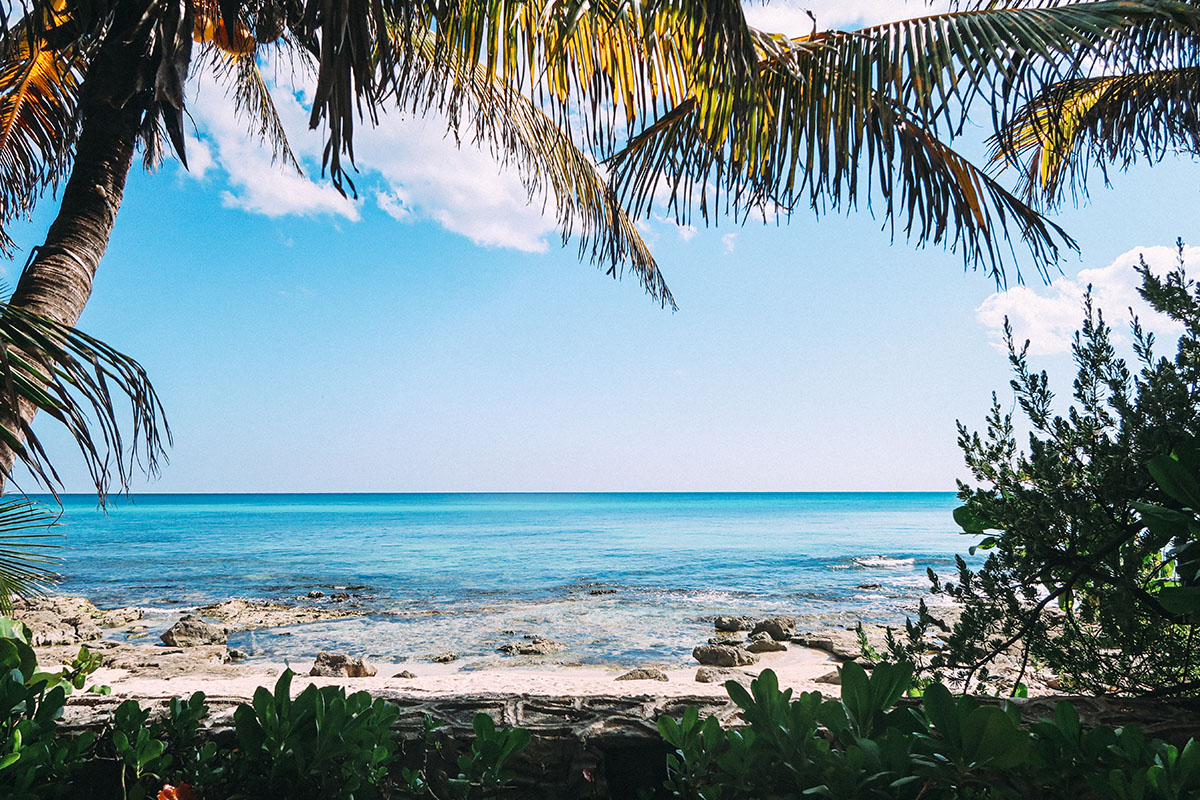
#> input picture M6 - Computer Vision/CV_projects/img/beach.jpg, 1200 x 800 px
$ python -i new_sketcher.py   (imports and definitions only)
#> lines starting #> are read from the running program, lines starting #| are printed output that depends on the picture
import cv2
import matplotlib.pyplot as plt

# [1 line not run here, left out]


def imshow(img):
    plt.figure(figsize=(10, 7))
    plt.imshow(cv2.cvtColor(img, cv2.COLOR_BGR2RGB), cmap="gray")
    plt.show()


def sketch(image):
    gray = cv2.cvtColor(image, cv2.COLOR_RGB2GRAY)
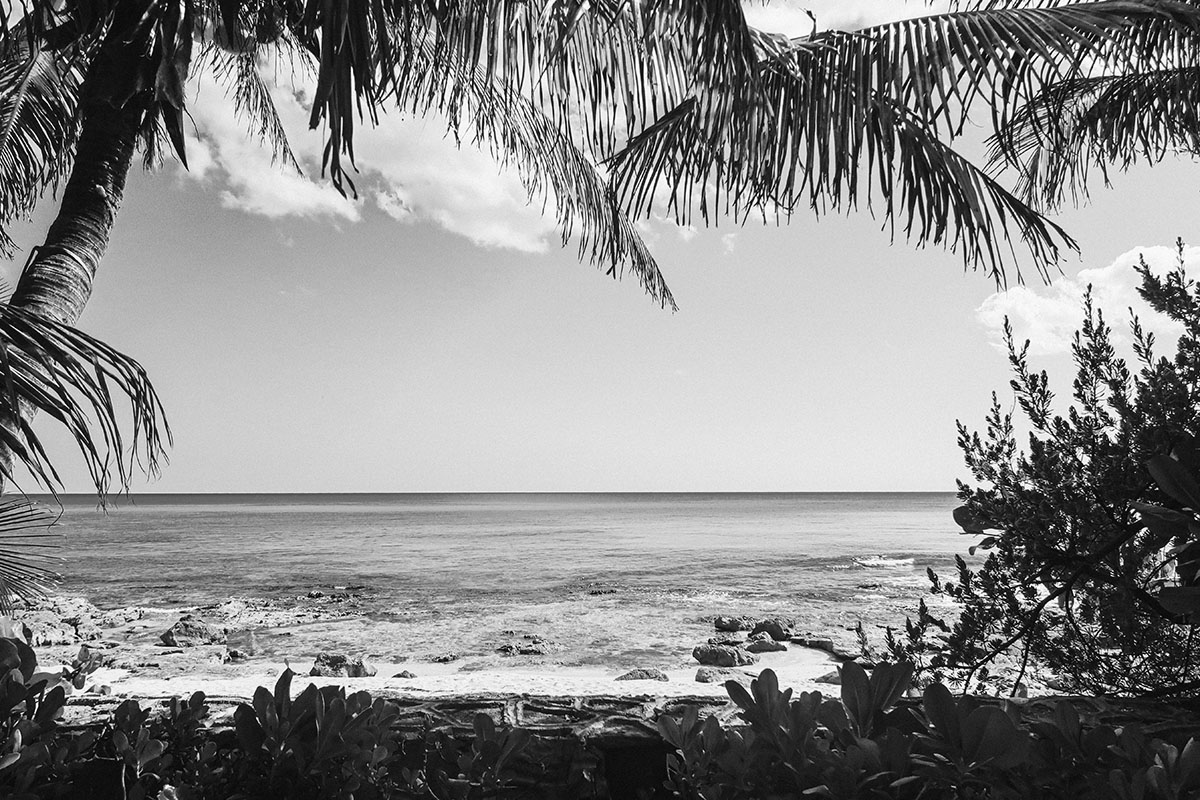
#> gray: shape (800, 1200); min 0, max 255, mean 138.6
    g_blur = cv2.GaussianBlur(gray, (7, 7), 0)
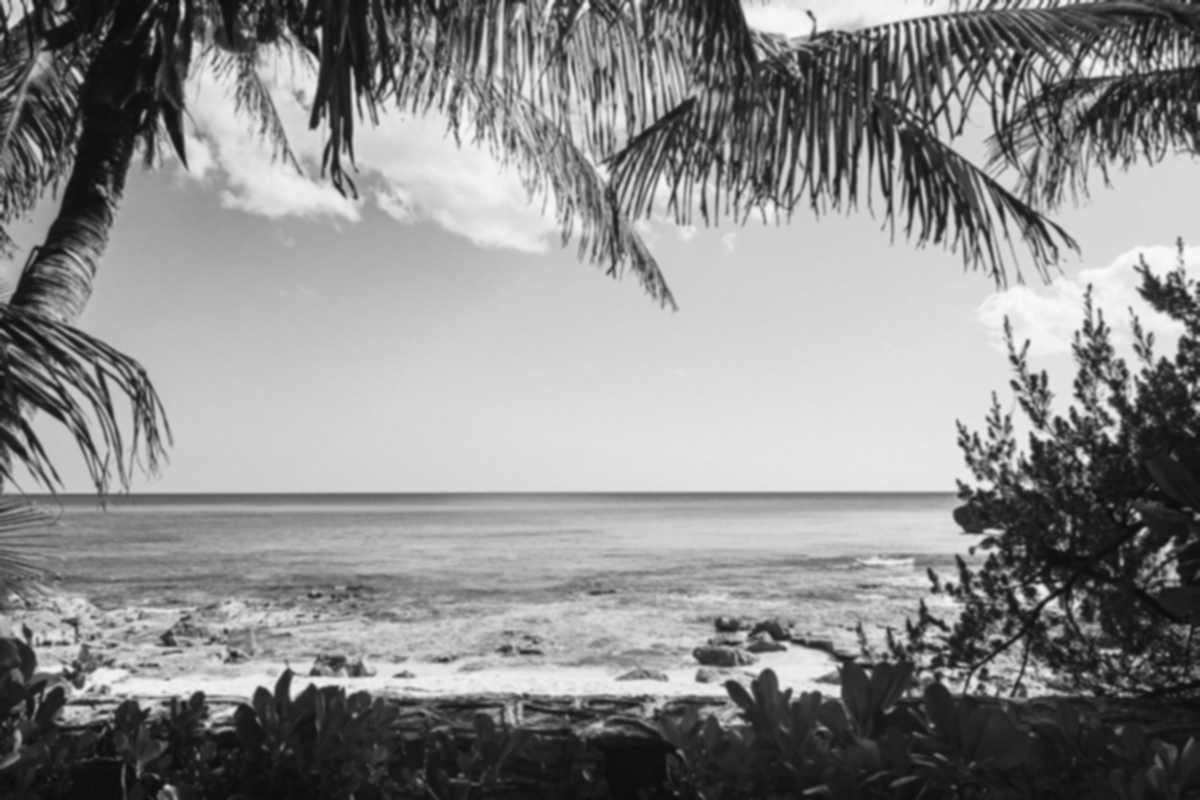
#> g_blur: shape (800, 1200); min 12, max 248, mean 138.6
    # _, thres_img = cv2.threshold(g_blur, 128, 255, cv2.THRESH_BINARY)
    edges = cv2.Canny(g_blur, 1, 80)
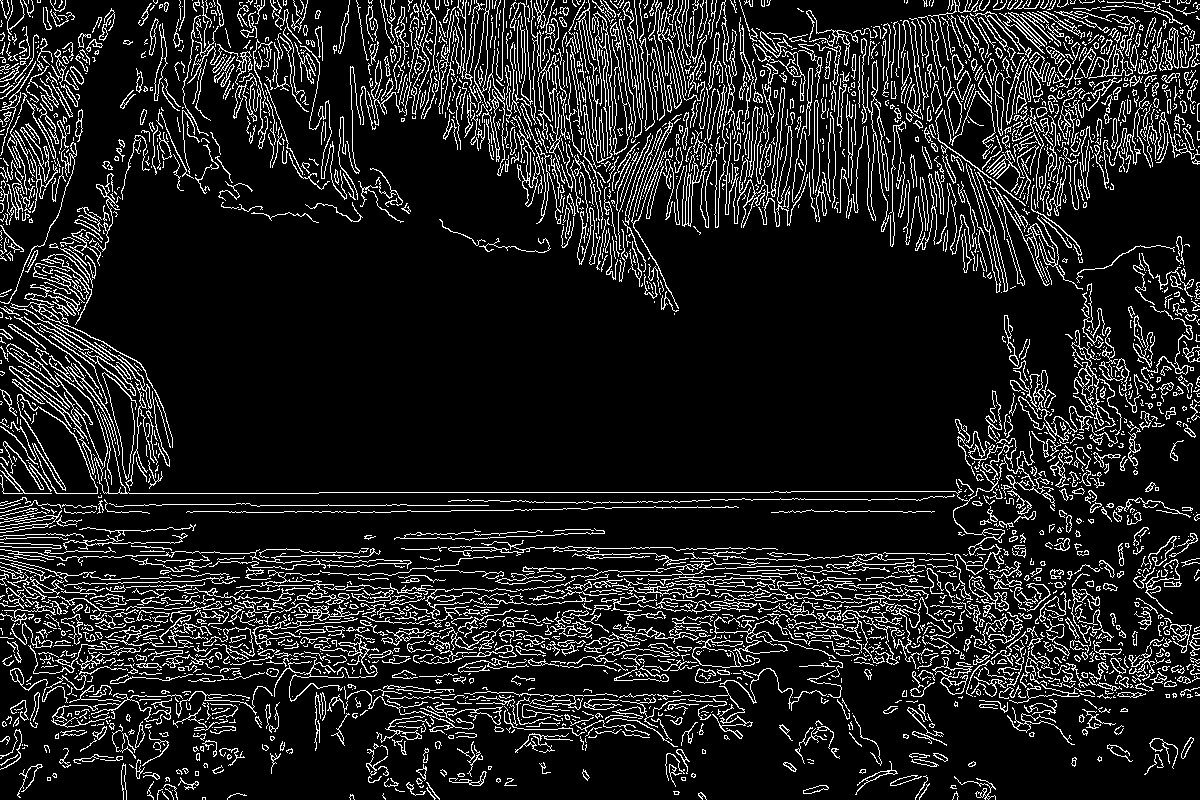
#> edges: shape (800, 1200); 12.8% white in thin lines or dots
    _, edges_inv = cv2.threshold(edges, 150, 255, cv2.THRESH_BINARY_INV)
#> edges_inv: shape (800, 1200); 87.2% white; black in thin lines or dots
    return edges_inv


# imshow(sketch(img))


# [1 line not run here, left out]


# imshow(gray)
# imshow(thres_img)
# plt.show()

>>> import cv2
>>> picture = cv2.cvtColor(cv2.imread('img/beach.jpg'), cv2.COLOR_BGR2RGB)
>>> result = sketch(picture)

$ run again, on M6 - Computer Vision/CV_projects/img/1.jpg
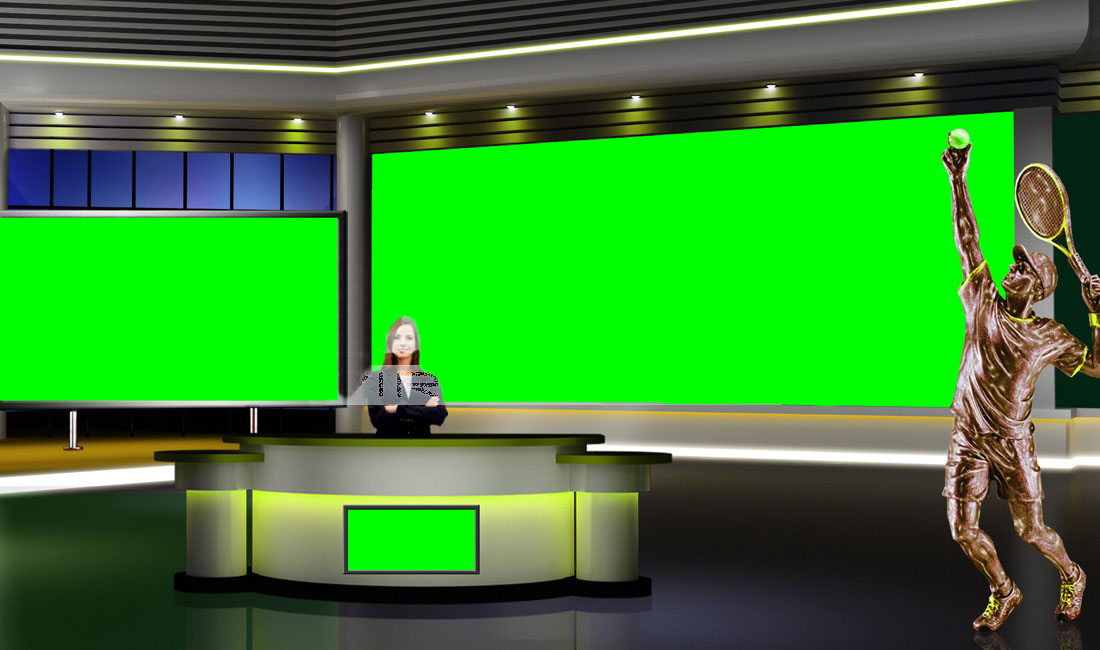
#> input picture M6 - Computer Vision/CV_projects/img/1.jpg, 1100 x 650 px
#> in sketch, `gray = cv2.cvtColor(image, cv2.COLOR_RGB2GRAY)`:
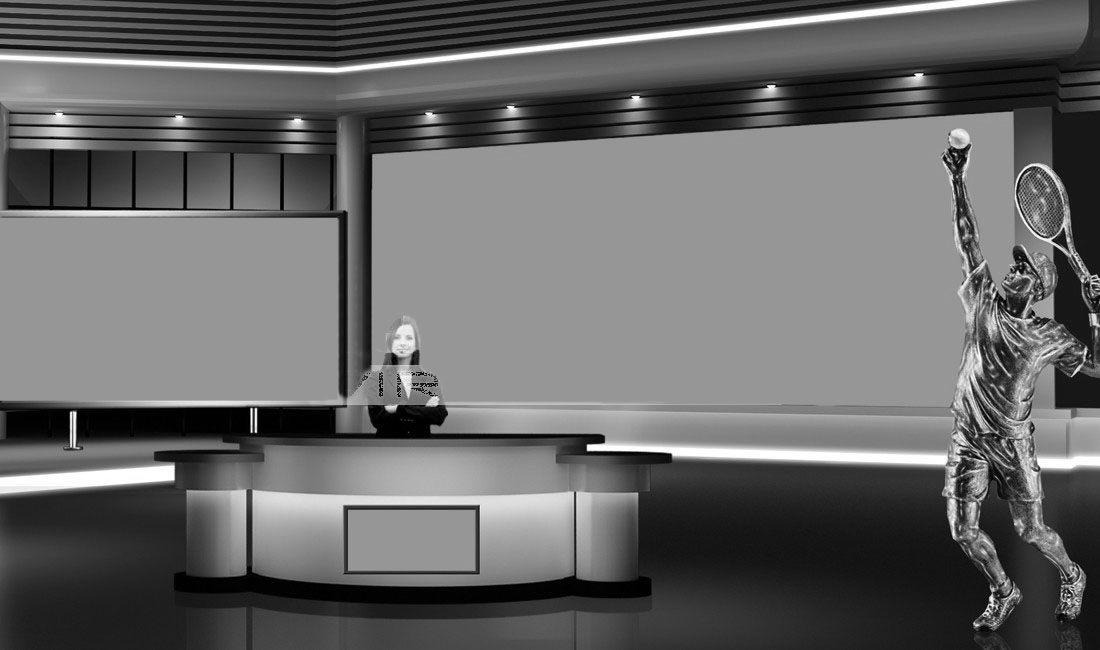
#> gray: shape (650, 1100); min 0, max 255, mean 102.7
#> in sketch, `edges = cv2.Canny(g_blur, 1, 80)`:
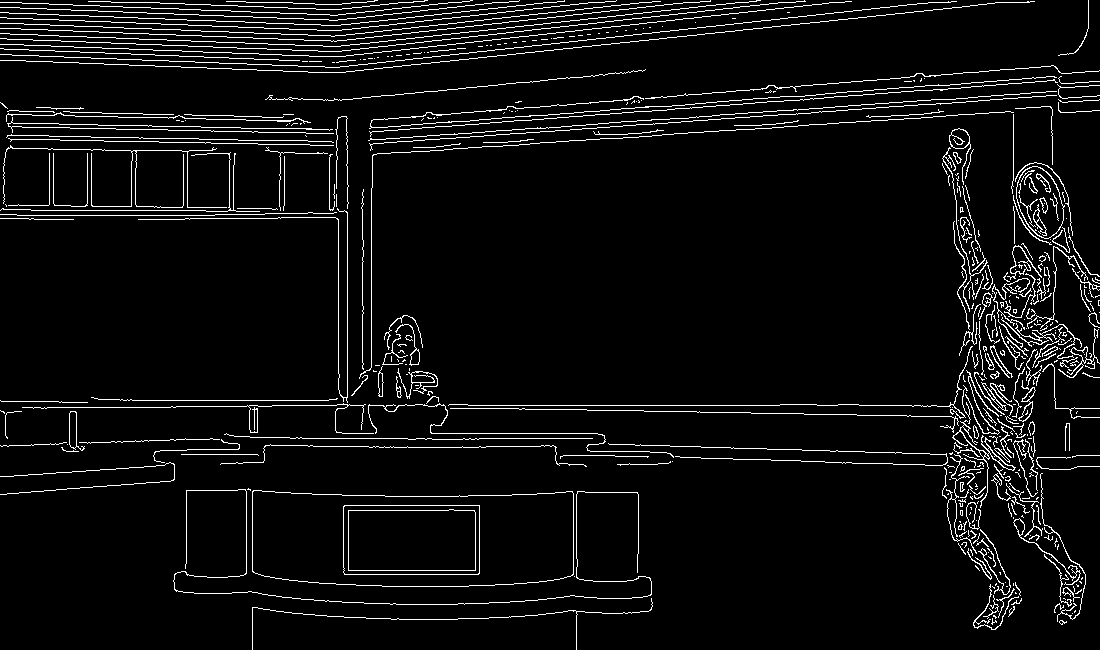
#> edges: shape (650, 1100); 5.4% white in thin lines or dots
#> edges_inv: shape (650, 1100); 94.6% white; black in thin lines or dots

$ run again, on M6 - Computer Vision/CV_projects/img/bokeh.jpg
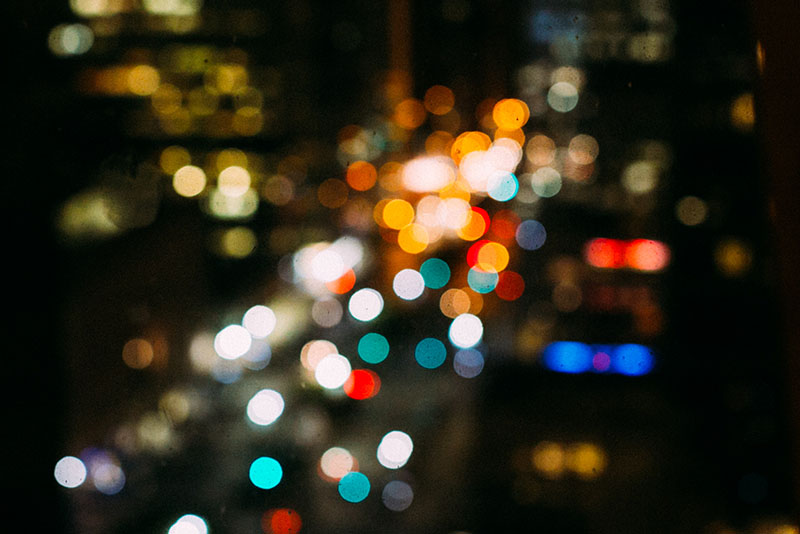
#> input picture M6 - Computer Vision/CV_projects/img/bokeh.jpg, 800 x 534 px
#> in sketch, `gray = cv2.cvtColor(image, cv2.COLOR_RGB2GRAY)`:
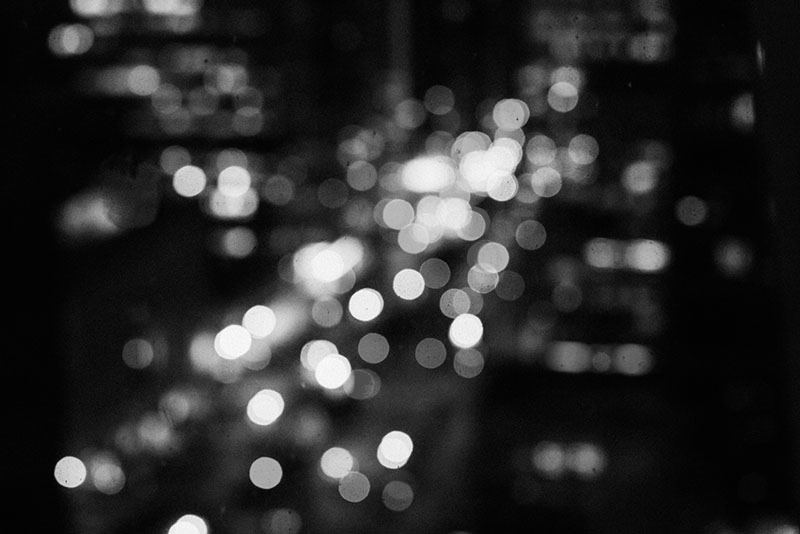
#> gray: shape (534, 800); min 1, max 254, mean 43.5
#> in sketch, `edges = cv2.Canny(g_blur, 1, 80)`:
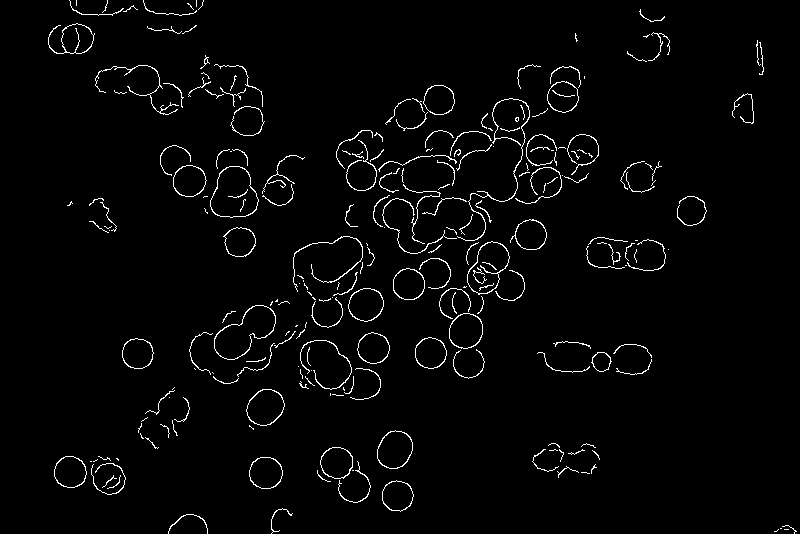
#> edges: shape (534, 800); 2.5% white in thin lines or dots
#> edges_inv: shape (534, 800); 97.5% white; black in thin lines or dots
